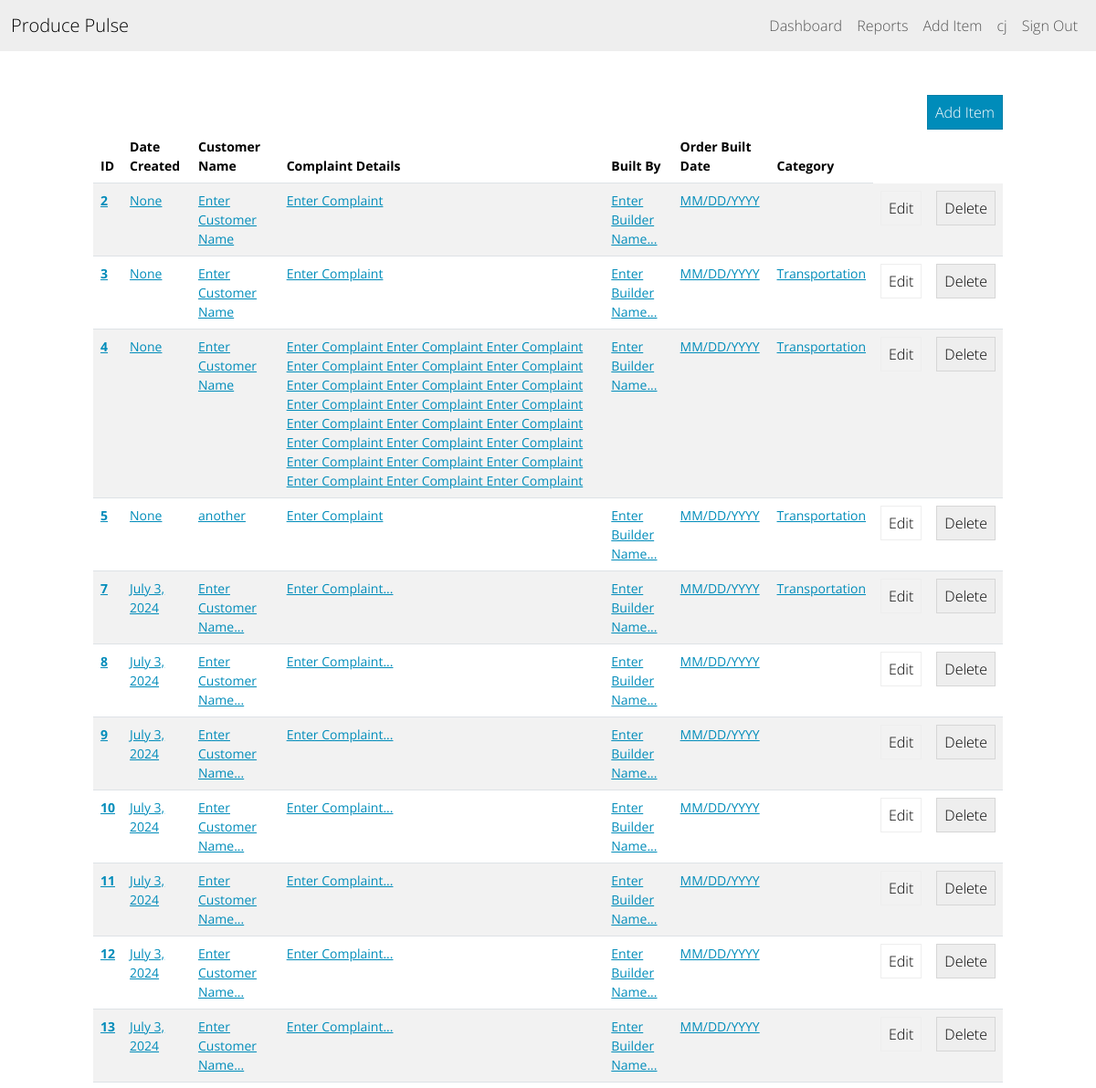
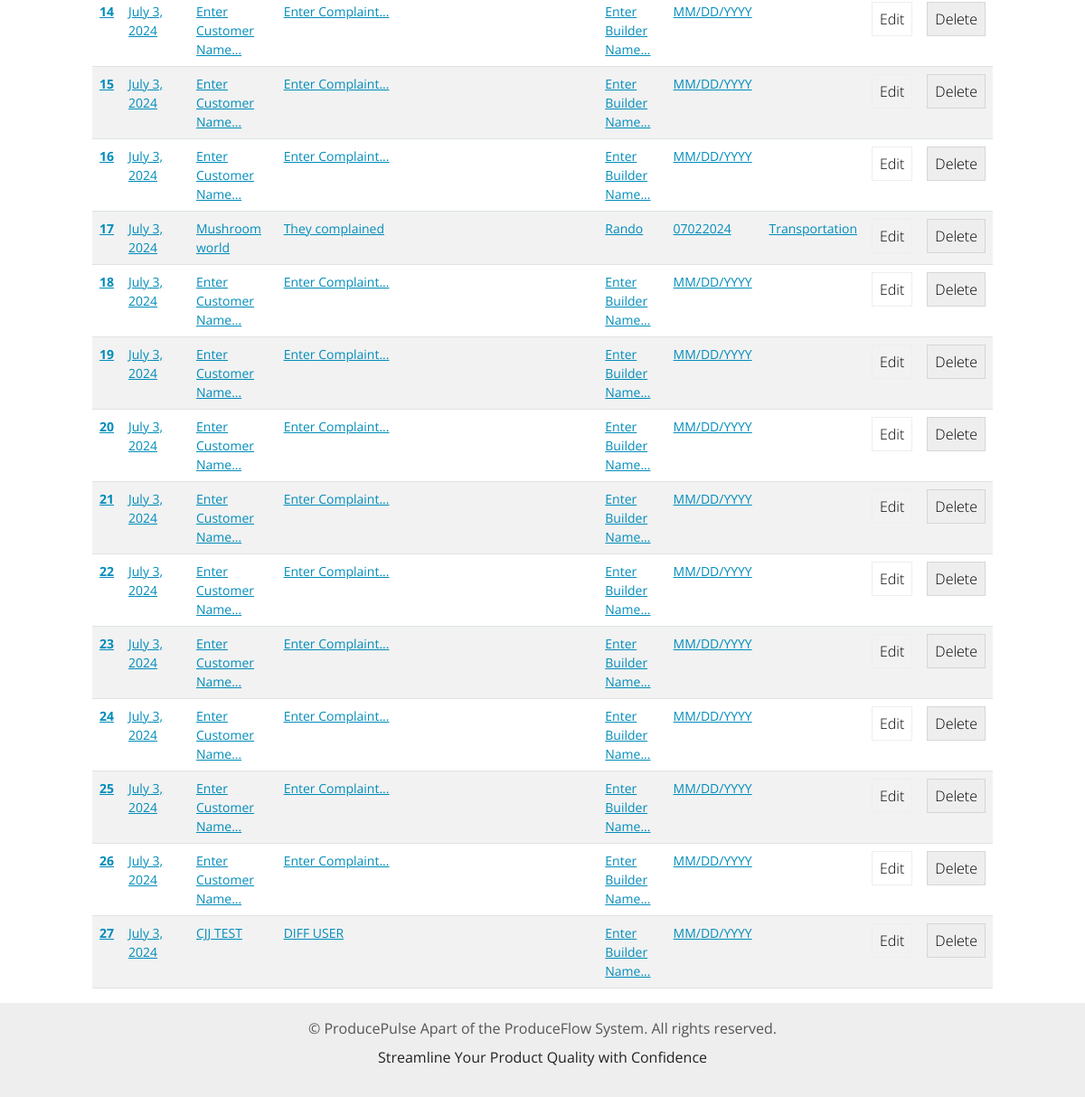
Screenshot of /dashboard/ (signed in) with the database file from the repository (2 pictures, top to bottom).
### inventory/models.py (models this page shows, shortened)
class InventoryItem(models.Model):
    name = models.CharField(default="Enter Customer Name...", max_length=200)
    complaint = models.TextField(max_length=2000, default="Enter Complaint...")
    date_complained = models.CharField(max_length=10, default="MM/DD/YYYY")
    category = models.ForeignKey('Category', on_delete=models.SET_NULL, blank=True, null=True)
    date_created = models.DateField(auto_now_add=True)
    date_built = models.CharField(max_length=10, default="MM/DD/YYYY")
    built_by = models.CharField(max_length=200, default="Enter Builder Name...")
    user = models.ForeignKey(User, on_delete=models.DO_NOTHING)  # Probably should not happen

class Category(models.Model):
    name = models.CharField(max_length=200)
    class Meta:
        verbose_name_plural = 'Categories'

### inventory/views.py (the view)
# urls.py: path('dashboard/', Dashboard.as_view(), name="dashboard"),
class Dashboard(LoginRequiredMixin, View):
    def get(self, request):
        items = InventoryItem.objects.all().order_by('id')
        logger.debug('Dashboard view accessed by user: %s', request.user)
        return render(request, 'inventory/dashboard.html', {'items': items})

### inventory/templates/inventory/dashboard.html (shortened to what this page needs)
{% extends 'inventory/base.html' %}
{% block content %}
    <div class="row">
        <div class="col-md-10 col-12 mx-auto mt-5">
            <div class="d-flex justify-content-end">
                <a href="{% url 'add-item' %}" class="btn btn-primary">Add Item</a>
            </div>
            <table class='table table-hover table-striped'>
                <thead>
                    <th scope="col">ID</th>
                    <th scope="col">Date Created</th>
                    <th scope="col">Customer Name</th>
                    <th scope="col">Complaint Details</th>
                    <th scope="col">Built By</th>
                    <th scope="col">Order Built Date</th>
                    <th scope="col">Category</th>
                </thead>
                <tbody>
                    {% for item in items %}
                        <tr>
                            <th scope='row'>
                                <a href="{% url 'detail-item' item.id %}">{{ item.id }}</a>
                            </th>
                            <td>
                                <a href="{% url 'detail-item' item.id %}">{{ item.date_created }}</a>
                            </td>
                            <td>
                                <a href="{% url 'detail-item' item.id %}">{{ item.name }}</a>
                            </td>
                            <td>
                                <a href="{% url 'detail-item' item.id %}">{{ item.complaint }}</a>
                            </td>
                            <td>
                                <a href="{% url 'detail-item' item.id %}">{{ item.built_by }}</a>
                            </td>
                            <td>
                                <a href="{% url 'detail-item' item.id %}">{{ item.date_built }}</a>
                            </td>
                            <td>
                                <a href="{% url 'detail-item' item.id %}">{{ item.category.name }}</a>
                            </td>
                            <td>
                                <a href="{% url 'edit-item' item.id %}" class="btn btn-outline-secondary">Edit</a>
                            </td>
                            <td>
                                <a href="{% url 'delete-item' item.id %}" class="btn btn-secondary">Delete</a>
                            </td>
                        </tr>
                    {% endfor %}
                </tbody>
            </table>
        </div>
    </div>
{% endblock content %}

### inventory/templates/inventory/navigation.html (shortened to what this page needs)
<nav class="navbar navbar-expand-lg bg-light">
    <div class="container-fluid">
        <a class="navbar-brand" href="{% url 'dashboard' %}"> Produce Pulse</a>
    <div class="collapse navbar-collapse justify-content-end" id="navbarNav">
        <ul class="navbar-nav">
            {% if user.is_authenticated %}
            <li class"nav-item">
                <a class="nav-link" href="{% url 'dashboard' %}">Dashboard</a>
            </li>
            <li class"nav-item">
                <a class="nav-link" href="{% url 'reports' %}">Reports</a>
            </li>
            <li class"nav-item">
                <a class="nav-link" href="{% url 'add-item' %}">Add Item</a>
            </li>
            <li class"nav-item">
                <a class="nav-link" href="#">{{ user.username }}</a>
            </li>
            <li class"nav-item">
                <a class="nav-link" href="{% url 'logout' %}">Sign Out </a>
            {% else %}
            <a class="nav-link" href="{% url 'login' %}">Log In </a>
            <a class="nav-link" href="{% url 'signup' %}">Sign Up </a>
            {% endif %}
        </li>
        </ul>
    </div>
</div>
</nav>

### rows the page displays
InventoryItem: id "2", date_created "None", name "Enter Customer Name", complaint "Enter Complaint", built_by "Enter Builder Name...", date_built "MM/DD/YYYY"
InventoryItem: id "3", date_created "None", name "Enter Customer Name", complaint "Enter Complaint", built_by "Enter Builder Name...", date_built "MM/DD/YYYY", category.name "Transportation"
InventoryItem: id "4", date_created "None", name "Enter Customer Name", complaint "Enter Complaint Enter Complaint Enter Complaint Enter Complaint Enter Complaint Enter Complaint Enter Complaint Enter Complaint Enter Complaint Enter Complaint Enter Complaint Enter Complaint Enter Complaint Enter Complaint Enter Complaint Enter Complaint Enter Complaint Enter Complaint Enter Complaint Enter Complaint Enter Complaint Enter Complaint Enter Complaint Enter Complaint", built_by "Enter Builder Name...", date_built "MM/DD/YYYY", category.name "Transportation"
InventoryItem: id "5", date_created "None", name "another", complaint "Enter Complaint", built_by "Enter Builder Name...", date_built "MM/DD/YYYY", category.name "Transportation"
InventoryItem: id "7", date_created "July 3, 2024", name "Enter Customer Name...", complaint "Enter Complaint...", built_by "Enter Builder Name...", date_built "MM/DD/YYYY", category.name "Transportation"
InventoryItem: id "8", date_created "July 3, 2024", name "Enter Customer Name...", complaint "Enter Complaint...", built_by "Enter Builder Name...", date_built "MM/DD/YYYY"
InventoryItem: id "9", date_created "July 3, 2024", name "Enter Customer Name...", complaint "Enter Complaint...", built_by "Enter Builder Name...", date_built "MM/DD/YYYY"
InventoryItem: id "10", date_created "July 3, 2024", name "Enter Customer Name...", complaint "Enter Complaint...", built_by "Enter Builder Name...", date_built "MM/DD/YYYY"
InventoryItem: id "11", date_created "July 3, 2024", name "Enter Customer Name...", complaint "Enter Complaint...", built_by "Enter Builder Name...", date_built "MM/DD/YYYY"
InventoryItem: id "12", date_created "July 3, 2024", name "Enter Customer Name...", complaint "Enter Complaint...", built_by "Enter Builder Name...", date_built "MM/DD/YYYY"
InventoryItem: id "13", date_created "July 3, 2024", name "Enter Customer Name...", complaint "Enter Complaint...", built_by "Enter Builder Name...", date_built "MM/DD/YYYY"
InventoryItem: id "14", date_created "July 3, 2024", name "Enter Customer Name...", complaint "Enter Complaint...", built_by "Enter Builder Name...", date_built "MM/DD/YYYY"
InventoryItem: id "15", date_created "July 3, 2024", name "Enter Customer Name...", complaint "Enter Complaint...", built_by "Enter Builder Name...", date_built "MM/DD/YYYY"
InventoryItem: id "16", date_created "July 3, 2024", name "Enter Customer Name...", complaint "Enter Complaint...", built_by "Enter Builder Name...", date_built "MM/DD/YYYY"
InventoryItem: id "17", date_created "July 3, 2024", name "Mushroom world", complaint "They complained", built_by "Rando", date_built "07022024", category.name "Transportation"
InventoryItem: id "18", date_created "July 3, 2024", name "Enter Customer Name...", complaint "Enter Complaint...", built_by "Enter Builder Name...", date_built "MM/DD/YYYY"
InventoryItem: id "19", date_created "July 3, 2024", name "Enter Customer Name...", complaint "Enter Complaint...", built_by "Enter Builder Name...", date_built "MM/DD/YYYY"
InventoryItem: id "20", date_created "July 3, 2024", name "Enter Customer Name...", complaint "Enter Complaint...", built_by "Enter Builder Name...", date_built "MM/DD/YYYY"
InventoryItem: id "21", date_created "July 3, 2024", name "Enter Customer Name...", complaint "Enter Complaint...", built_by "Enter Builder Name...", date_built "MM/DD/YYYY"
InventoryItem: id "22", date_created "July 3, 2024", name "Enter Customer Name...", complaint "Enter Complaint...", built_by "Enter Builder Name...", date_built "MM/DD/YYYY"
InventoryItem: id "23", date_created "July 3, 2024", name "Enter Customer Name...", complaint "Enter Complaint...", built_by "Enter Builder Name...", date_built "MM/DD/YYYY"
InventoryItem: id "24", date_created "July 3, 2024", name "Enter Customer Name...", complaint "Enter Complaint...", built_by "Enter Builder Name...", date_built "MM/DD/YYYY"
InventoryItem: id "25", date_created "July 3, 2024", name "Enter Customer Name...", complaint "Enter Complaint...", built_by "Enter Builder Name...", date_built "MM/DD/YYYY"
InventoryItem: id "26", date_created "July 3, 2024", name "Enter Customer Name...", complaint "Enter Complaint...", built_by "Enter Builder Name...", date_built "MM/DD/YYYY"
InventoryItem: id "27", date_created "July 3, 2024", name "CJJ TEST", complaint "DIFF USER", built_by "Enter Builder Name...", date_built "MM/DD/YYYY"

### other values shown
{{ user.username }} "cj"
